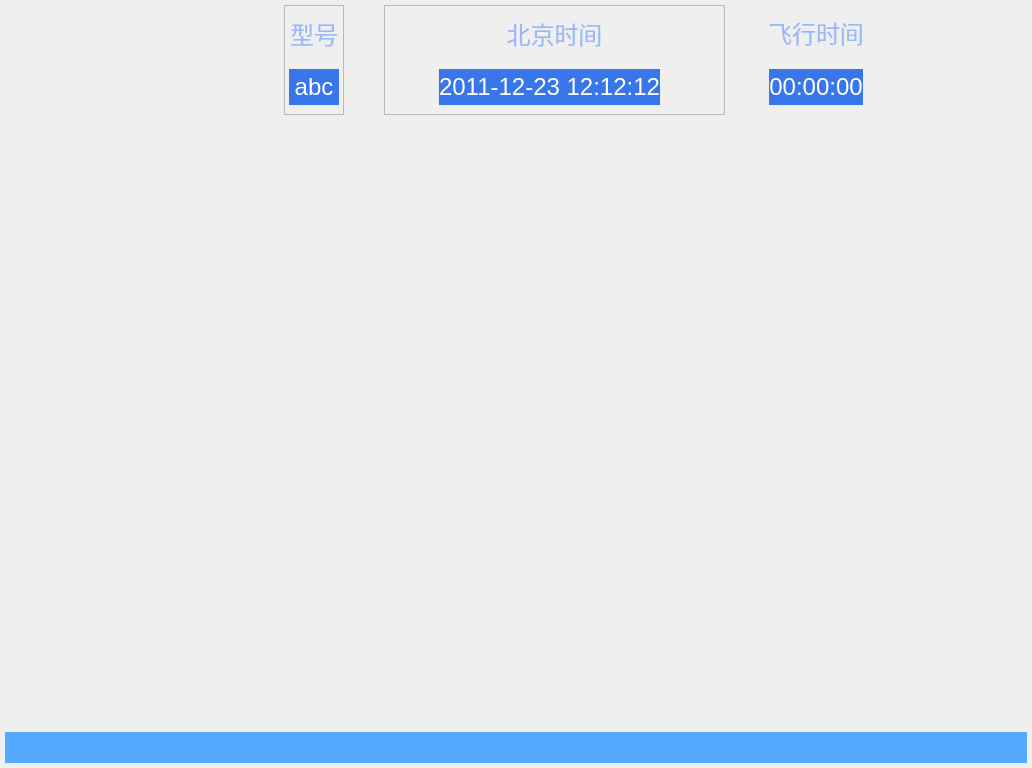
<?xml version="1.0" encoding="UTF-8"?>
<ui version="4.0">
 <class>ControlCommandClass</class>
 <widget class="QMainWindow" name="ControlCommandClass">
  <property name="geometry">
   <rect>
    <x>0</x>
    <y>0</y>
    <width>1032</width>
    <height>768</height>
   </rect>
  </property>
  <property name="windowTitle">
   <string>ControlCommand</string>
  </property>
  <widget class="QWidget" name="centralWidget">
   <layout class="QVBoxLayout" name="vl_UI">
    <property name="spacing">
     <number>0</number>
    </property>
    <property name="leftMargin">
     <number>5</number>
    </property>
    <property name="topMargin">
     <number>5</number>
    </property>
    <property name="rightMargin">
     <number>5</number>
    </property>
    <property name="bottomMargin">
     <number>5</number>
    </property>
    <item>
     <widget class="QWidget" name="top_wgt" native="true">
      <property name="minimumSize">
       <size>
        <width>1014</width>
        <height>120</height>
       </size>
      </property>
      <property name="maximumSize">
       <size>
        <width>16777215</width>
        <height>120</height>
       </size>
      </property>
      <property name="styleSheet">
       <string notr="true">border-image:url(&quot;:/ControlCommand/topbar&quot;)</string>
      </property>
      <layout class="QHBoxLayout" name="horizontalLayout">
       <property name="spacing">
        <number>0</number>
       </property>
       <property name="leftMargin">
        <number>0</number>
       </property>
       <property name="topMargin">
        <number>0</number>
       </property>
       <property name="rightMargin">
        <number>0</number>
       </property>
       <property name="bottomMargin">
        <number>0</number>
       </property>
       <item>
        <widget class="QWidget" name="widget" native="true">
         <property name="styleSheet">
          <string notr="true"/>
         </property>
         <layout class="QHBoxLayout" name="horizontalLayout_3" stretch="4,1,3,1,2">
          <property name="spacing">
           <number>40</number>
          </property>
          <property name="leftMargin">
           <number>0</number>
          </property>
          <property name="topMargin">
           <number>0</number>
          </property>
          <property name="rightMargin">
           <number>0</number>
          </property>
          <property name="bottomMargin">
           <number>10</number>
          </property>
          <item>
           <widget class="QWidget" name="widget_2" native="true">
            <property name="minimumSize">
             <size>
              <width>0</width>
              <height>0</height>
             </size>
            </property>
            <property name="maximumSize">
             <size>
              <width>16777215</width>
              <height>16777215</height>
             </size>
            </property>
            <property name="styleSheet">
             <string notr="true">border-image:&quot;transpant&quot;</string>
            </property>
            <widget class="QLabel" name="softwarename">
             <property name="geometry">
              <rect>
               <x>260</x>
               <y>0</y>
               <width>371</width>
               <height>121</height>
              </rect>
             </property>
             <property name="styleSheet">
              <string notr="true">color:white;font-size:40px</string>
             </property>
             <property name="text">
              <string>主控软件</string>
             </property>
            </widget>
           </widget>
          </item>
          <item>
           <widget class="QFrame" name="frame">
            <property name="styleSheet">
             <string notr="true">border-image:&quot;transpant&quot;;color:white;font-size:24px</string>
            </property>
            <property name="frameShape">
             <enum>QFrame::StyledPanel</enum>
            </property>
            <property name="frameShadow">
             <enum>QFrame::Raised</enum>
            </property>
            <layout class="QVBoxLayout" name="verticalLayout">
             <property name="spacing">
              <number>0</number>
             </property>
             <property name="leftMargin">
              <number>0</number>
             </property>
             <property name="topMargin">
              <number>0</number>
             </property>
             <property name="rightMargin">
              <number>0</number>
             </property>
             <property name="bottomMargin">
              <number>0</number>
             </property>
             <item>
              <widget class="QLabel" name="rtlabel">
               <property name="styleSheet">
                <string notr="true">color:#98b8f9</string>
               </property>
               <property name="text">
                <string>型号</string>
               </property>
               <property name="alignment">
                <set>Qt::AlignCenter</set>
               </property>
              </widget>
             </item>
             <item>
              <widget class="QWidget" name="widget_8" native="true">
               <layout class="QHBoxLayout" name="horizontalLayout_4">
                <property name="spacing">
                 <number>0</number>
                </property>
                <property name="leftMargin">
                 <number>0</number>
                </property>
                <property name="topMargin">
                 <number>0</number>
                </property>
                <property name="rightMargin">
                 <number>0</number>
                </property>
                <property name="bottomMargin">
                 <number>0</number>
                </property>
                <item>
                 <widget class="QLabel" name="label_2">
                  <property name="minimumSize">
                   <size>
                    <width>4</width>
                    <height>0</height>
                   </size>
                  </property>
                  <property name="maximumSize">
                   <size>
                    <width>4</width>
                    <height>16777215</height>
                   </size>
                  </property>
                  <property name="text">
                   <string/>
                  </property>
                  <property name="pixmap">
                   <pixmap resource="controlcommand.qrc">:/ControlCommand/reacleft</pixmap>
                  </property>
                 </widget>
                </item>
                <item>
                 <widget class="QLabel" name="rokect_type">
                  <property name="sizePolicy">
                   <sizepolicy hsizetype="Preferred" vsizetype="Preferred">
                    <horstretch>0</horstretch>
                    <verstretch>0</verstretch>
                   </sizepolicy>
                  </property>
                  <property name="maximumSize">
                   <size>
                    <width>16777215</width>
                    <height>36</height>
                   </size>
                  </property>
                  <property name="sizeIncrement">
                   <size>
                    <width>0</width>
                    <height>36</height>
                   </size>
                  </property>
                  <property name="styleSheet">
                   <string notr="true">background-color:rgba(56,118,234,1)</string>
                  </property>
                  <property name="text">
                   <string>abc</string>
                  </property>
                  <property name="alignment">
                   <set>Qt::AlignCenter</set>
                  </property>
                 </widget>
                </item>
                <item>
                 <widget class="QLabel" name="label_3">
                  <property name="minimumSize">
                   <size>
                    <width>4</width>
                    <height>0</height>
                   </size>
                  </property>
                  <property name="maximumSize">
                   <size>
                    <width>4</width>
                    <height>16777215</height>
                   </size>
                  </property>
                  <property name="sizeIncrement">
                   <size>
                    <width>0</width>
                    <height>0</height>
                   </size>
                  </property>
                  <property name="text">
                   <string/>
                  </property>
                  <property name="pixmap">
                   <pixmap resource="controlcommand.qrc">:/ControlCommand/rectright</pixmap>
                  </property>
                 </widget>
                </item>
               </layout>
              </widget>
             </item>
            </layout>
           </widget>
          </item>
          <item>
           <widget class="QFrame" name="frame_2">
            <property name="styleSheet">
             <string notr="true">border-image:&quot;transpant&quot;;color:white;font-size:24px</string>
            </property>
            <property name="frameShape">
             <enum>QFrame::StyledPanel</enum>
            </property>
            <property name="frameShadow">
             <enum>QFrame::Raised</enum>
            </property>
            <layout class="QVBoxLayout" name="verticalLayout_2">
             <property name="spacing">
              <number>0</number>
             </property>
             <property name="leftMargin">
              <number>0</number>
             </property>
             <property name="topMargin">
              <number>0</number>
             </property>
             <property name="rightMargin">
              <number>0</number>
             </property>
             <property name="bottomMargin">
              <number>0</number>
             </property>
             <item>
              <widget class="QLabel" name="ctlabel">
               <property name="styleSheet">
                <string notr="true">color:#98b8f9</string>
               </property>
               <property name="text">
                <string>北京时间</string>
               </property>
               <property name="alignment">
                <set>Qt::AlignCenter</set>
               </property>
              </widget>
             </item>
             <item>
              <widget class="QWidget" name="widget_9" native="true">
               <layout class="QHBoxLayout" name="horizontalLayout_5">
                <property name="spacing">
                 <number>0</number>
                </property>
                <property name="leftMargin">
                 <number>50</number>
                </property>
                <property name="topMargin">
                 <number>0</number>
                </property>
                <property name="rightMargin">
                 <number>50</number>
                </property>
                <property name="bottomMargin">
                 <number>0</number>
                </property>
                <item>
                 <widget class="QLabel" name="label_4">
                  <property name="minimumSize">
                   <size>
                    <width>4</width>
                    <height>0</height>
                   </size>
                  </property>
                  <property name="maximumSize">
                   <size>
                    <width>4</width>
                    <height>16777215</height>
                   </size>
                  </property>
                  <property name="text">
                   <string/>
                  </property>
                  <property name="pixmap">
                   <pixmap resource="controlcommand.qrc">:/ControlCommand/reacleft</pixmap>
                  </property>
                 </widget>
                </item>
                <item>
                 <widget class="QLabel" name="curtime">
                  <property name="sizePolicy">
                   <sizepolicy hsizetype="Expanding" vsizetype="Preferred">
                    <horstretch>0</horstretch>
                    <verstretch>0</verstretch>
                   </sizepolicy>
                  </property>
                  <property name="minimumSize">
                   <size>
                    <width>0</width>
                    <height>36</height>
                   </size>
                  </property>
                  <property name="maximumSize">
                   <size>
                    <width>16777215</width>
                    <height>36</height>
                   </size>
                  </property>
                  <property name="styleSheet">
                   <string notr="true">background-color:rgba(56,118,234,1)</string>
                  </property>
                  <property name="text">
                   <string>2011-12-23 12:12:12</string>
                  </property>
                  <property name="alignment">
                   <set>Qt::AlignCenter</set>
                  </property>
                 </widget>
                </item>
                <item>
                 <widget class="QLabel" name="label_5">
                  <property name="text">
                   <string/>
                  </property>
                  <property name="pixmap">
                   <pixmap resource="controlcommand.qrc">:/ControlCommand/rectright</pixmap>
                  </property>
                 </widget>
                </item>
               </layout>
              </widget>
             </item>
            </layout>
           </widget>
          </item>
          <item>
           <widget class="QWidget" name="widget_3" native="true">
            <property name="styleSheet">
             <string notr="true">border-image:&quot;transpant&quot;;color:white;font-size:24px</string>
            </property>
            <layout class="QVBoxLayout" name="verticalLayout_3">
             <property name="spacing">
              <number>0</number>
             </property>
             <property name="leftMargin">
              <number>0</number>
             </property>
             <property name="topMargin">
              <number>0</number>
             </property>
             <property name="rightMargin">
              <number>0</number>
             </property>
             <property name="bottomMargin">
              <number>0</number>
             </property>
             <item>
              <widget class="QLabel" name="ftlabel">
               <property name="styleSheet">
                <string notr="true">color:#98b8f9</string>
               </property>
               <property name="text">
                <string>飞行时间</string>
               </property>
               <property name="alignment">
                <set>Qt::AlignCenter</set>
               </property>
              </widget>
             </item>
             <item>
              <widget class="QWidget" name="widget_10" native="true">
               <layout class="QHBoxLayout" name="horizontalLayout_6">
                <property name="spacing">
                 <number>0</number>
                </property>
                <property name="leftMargin">
                 <number>0</number>
                </property>
                <property name="topMargin">
                 <number>0</number>
                </property>
                <property name="rightMargin">
                 <number>0</number>
                </property>
                <property name="bottomMargin">
                 <number>0</number>
                </property>
                <item>
                 <widget class="QLabel" name="label_6">
                  <property name="minimumSize">
                   <size>
                    <width>4</width>
                    <height>0</height>
                   </size>
                  </property>
                  <property name="maximumSize">
                   <size>
                    <width>4</width>
                    <height>16777215</height>
                   </size>
                  </property>
                  <property name="text">
                   <string/>
                  </property>
                  <property name="pixmap">
                   <pixmap resource="controlcommand.qrc">:/ControlCommand/reacleft</pixmap>
                  </property>
                 </widget>
                </item>
                <item>
                 <widget class="QLabel" name="time">
                  <property name="sizePolicy">
                   <sizepolicy hsizetype="Minimum" vsizetype="Preferred">
                    <horstretch>0</horstretch>
                    <verstretch>0</verstretch>
                   </sizepolicy>
                  </property>
                  <property name="minimumSize">
                   <size>
                    <width>0</width>
                    <height>36</height>
                   </size>
                  </property>
                  <property name="maximumSize">
                   <size>
                    <width>16777215</width>
                    <height>36</height>
                   </size>
                  </property>
                  <property name="styleSheet">
                   <string notr="true">background-color:rgba(56,118,234,1)</string>
                  </property>
                  <property name="text">
                   <string>00:00:00</string>
                  </property>
                  <property name="alignment">
                   <set>Qt::AlignCenter</set>
                  </property>
                 </widget>
                </item>
                <item>
                 <widget class="QLabel" name="label_7">
                  <property name="minimumSize">
                   <size>
                    <width>4</width>
                    <height>0</height>
                   </size>
                  </property>
                  <property name="maximumSize">
                   <size>
                    <width>4</width>
                    <height>16777215</height>
                   </size>
                  </property>
                  <property name="text">
                   <string/>
                  </property>
                  <property name="pixmap">
                   <pixmap resource="controlcommand.qrc">:/ControlCommand/rectright</pixmap>
                  </property>
                 </widget>
                </item>
               </layout>
              </widget>
             </item>
            </layout>
           </widget>
          </item>
          <item>
           <widget class="QWidget" name="right_wgt_2" native="true">
            <property name="minimumSize">
             <size>
              <width>0</width>
              <height>120</height>
             </size>
            </property>
            <property name="maximumSize">
             <size>
              <width>16777215</width>
              <height>16777215</height>
             </size>
            </property>
            <property name="styleSheet">
             <string notr="true">border-image:&quot;transpant&quot;</string>
            </property>
            <layout class="QGridLayout" name="gridLayout">
             <property name="leftMargin">
              <number>0</number>
             </property>
             <property name="topMargin">
              <number>4</number>
             </property>
             <property name="rightMargin">
              <number>4</number>
             </property>
             <property name="bottomMargin">
              <number>20</number>
             </property>
             <property name="spacing">
              <number>0</number>
             </property>
             <item row="1" column="2">
              <widget class="QWidget" name="widget_5" native="true"/>
             </item>
             <item row="2" column="0">
              <widget class="QWidget" name="widget_4" native="true">
               <property name="sizePolicy">
                <sizepolicy hsizetype="Expanding" vsizetype="Preferred">
                 <horstretch>0</horstretch>
                 <verstretch>0</verstretch>
                </sizepolicy>
               </property>
               <property name="maximumSize">
                <size>
                 <width>16777215</width>
                 <height>16777215</height>
                </size>
               </property>
              </widget>
             </item>
             <item row="0" column="3">
              <widget class="QPushButton" name="pb_min">
               <property name="minimumSize">
                <size>
                 <width>30</width>
                 <height>30</height>
                </size>
               </property>
               <property name="maximumSize">
                <size>
                 <width>30</width>
                 <height>30</height>
                </size>
               </property>
               <property name="cursor">
                <cursorShape>PointingHandCursor</cursorShape>
               </property>
               <property name="toolTip">
                <string>最小化</string>
               </property>
               <property name="styleSheet">
                <string notr="true">QPushButton:hover{
	background-color:transparent;
	background-image:url(:/ControlCommand/images/最小化-悬浮.png);
    border:0px;}
QPushButton:pressed{
	background-color:transparent; 
    background-image: url(:/ControlCommand/images/最小化-点击.png);
    border:0px;}
QPushButton {
	background-color:transparent;
	background-image: url(:/ControlCommand/images/最小化-默认.png);
    border:0px;
}

</string>
               </property>
               <property name="text">
                <string/>
               </property>
              </widget>
             </item>
             <item row="0" column="5">
              <widget class="QPushButton" name="pb_close">
               <property name="minimumSize">
                <size>
                 <width>30</width>
                 <height>30</height>
                </size>
               </property>
               <property name="maximumSize">
                <size>
                 <width>30</width>
                 <height>30</height>
                </size>
               </property>
               <property name="cursor">
                <cursorShape>PointingHandCursor</cursorShape>
               </property>
               <property name="toolTip">
                <string>关闭</string>
               </property>
               <property name="styleSheet">
                <string notr="true">QPushButton:hover{
	background-color:transparent;
	background-image: url(:/ControlCommand/images/关闭-悬浮.png);
    border:0px;}
QPushButton:pressed{
	background-color:transparent; 
	background-image: url(:/ControlCommand/images/关闭-点击.png);
    border:0px;}
QPushButton {
	background-color:transparent;
	background-image: url(:/ControlCommand/images/关闭-默认.png);
    border:0px;
}

</string>
               </property>
               <property name="text">
                <string/>
               </property>
              </widget>
             </item>
             <item row="2" column="2">
              <widget class="QWidget" name="widget_6" native="true">
               <property name="minimumSize">
                <size>
                 <width>15</width>
                 <height>0</height>
                </size>
               </property>
               <property name="maximumSize">
                <size>
                 <width>15</width>
                 <height>16777215</height>
                </size>
               </property>
              </widget>
             </item>
             <item row="2" column="4">
              <widget class="QWidget" name="widget_7" native="true">
               <property name="minimumSize">
                <size>
                 <width>10</width>
                 <height>0</height>
                </size>
               </property>
               <property name="maximumSize">
                <size>
                 <width>10</width>
                 <height>16777215</height>
                </size>
               </property>
              </widget>
             </item>
            </layout>
           </widget>
          </item>
         </layout>
        </widget>
       </item>
      </layout>
     </widget>
    </item>
    <item>
     <widget class="QWidget" name="center_wgt" native="true">
      <property name="styleSheet">
       <string notr="true">#center_wgt{border-image:url(&quot;:/ControlCommand/cbg&quot;)}</string>
      </property>
     </widget>
    </item>
    <item>
     <widget class="QWidget" name="top_wgt_2" native="true">
      <property name="minimumSize">
       <size>
        <width>1014</width>
        <height>31</height>
       </size>
      </property>
      <property name="maximumSize">
       <size>
        <width>16777215</width>
        <height>31</height>
       </size>
      </property>
      <property name="styleSheet">
       <string notr="true"> 
background-color: rgb(85, 170, 255);</string>
      </property>
      <widget class="QWidget" name="wgt_status_left" native="true">
       <property name="geometry">
        <rect>
         <x>0</x>
         <y>0</y>
         <width>790</width>
         <height>31</height>
        </rect>
       </property>
       <property name="minimumSize">
        <size>
         <width>790</width>
         <height>24</height>
        </size>
       </property>
       <widget class="QLabel" name="lb_flag_5">
        <property name="geometry">
         <rect>
          <x>10</x>
          <y>4</y>
          <width>24</width>
          <height>24</height>
         </rect>
        </property>
        <property name="styleSheet">
         <string notr="true"/>
        </property>
        <property name="text">
         <string/>
        </property>
        <property name="pixmap">
         <pixmap resource="controlcommand.qrc">:/ControlCommand/images/icon_info.png</pixmap>
        </property>
       </widget>
      </widget>
     </widget>
    </item>
   </layout>
  </widget>
 </widget>
 <layoutdefault spacing="6" margin="11"/>
 <resources>
  <include location="controlcommand.qrc"/>
  <include location="../../ControlMonitor/UI/controlmonitor.qrc"/>
  <include location="controlcommand.qrc"/>
 </resources>
 <connections/>
</ui>
